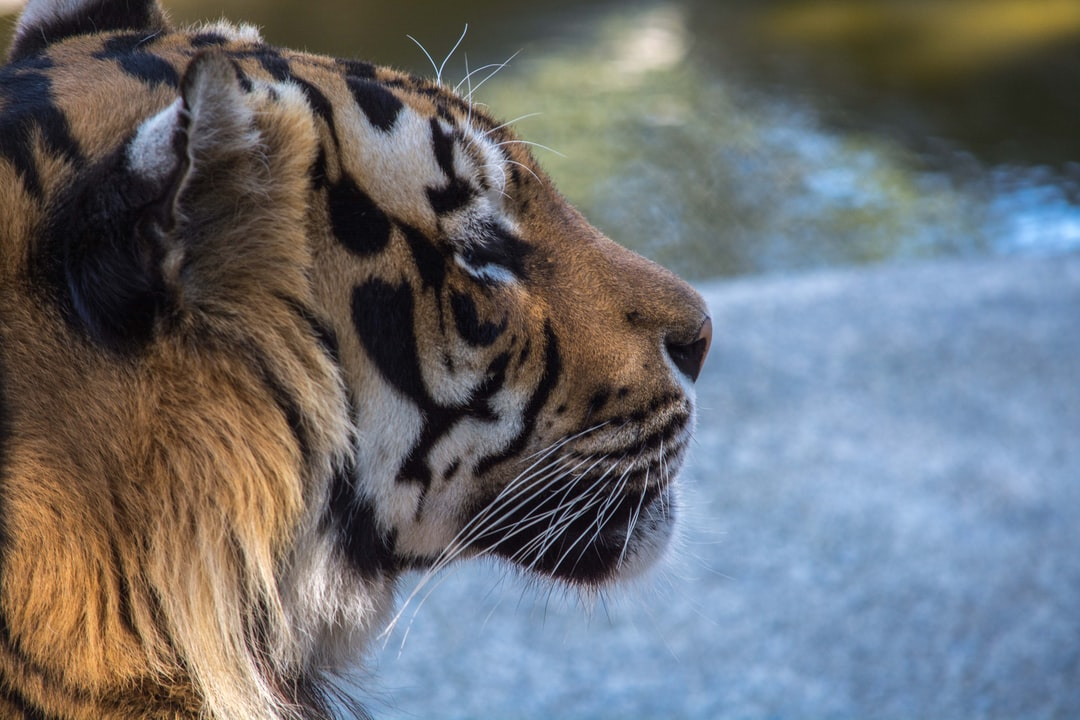
//> input picture images/ImagemOriginal.jpg, 1080 x 720 px
$ ./questao28   (built with g++ and OpenCV 4)
//> lines starting //> are read from the running program, lines starting //| are printed output that depends on the picture
#include <iostream>
#include <opencv2/highgui.hpp>
#include <opencv2/imgproc.hpp>
#include <opencv2/highgui/highgui_c.h>
#include <stdio.h>

using namespace std;
using namespace cv;

int main()
{
	Mat color = imread("C:/Users/User/Desktop/GIT/LapiscoComputerVisionRepo/images/ImagemOriginal.jpg");
//> color is the input picture: 720 rows x 1080 cols, CV_8UC3; mean B, G, R 113.4, 109.7, 107.7
	Mat gray;
	Mat imagem;

	cvtColor(color, gray, COLOR_RGB2GRAY);
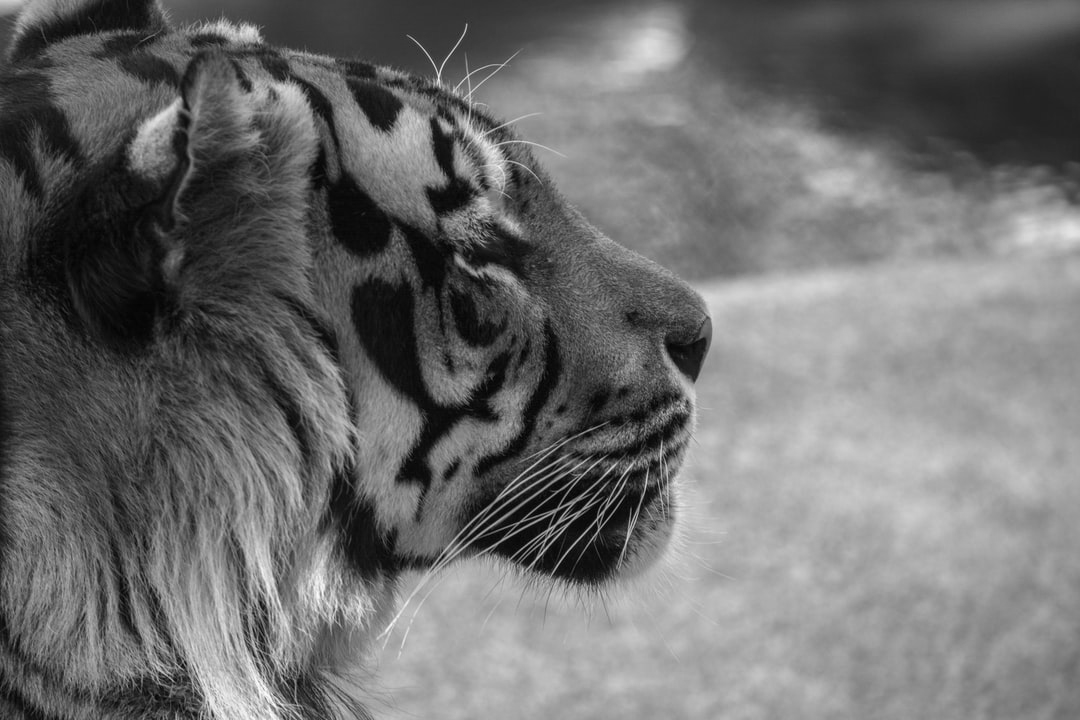
//> gray: 720 rows x 1080 cols, CV_8UC1; min 0, max 252, mean 110.6

	//adaptiveThreshold ( imagem , imagem , 255 , ADAPTIVE_THRESH_GAUSSIAN_C , CV_THRESH_BINARY , 15 , - 5 );

	adaptiveThreshold(gray, imagem, 255, ADAPTIVE_THRESH_GAUSSIAN_C, CV_THRESH_BINARY_INV, 7, -5);
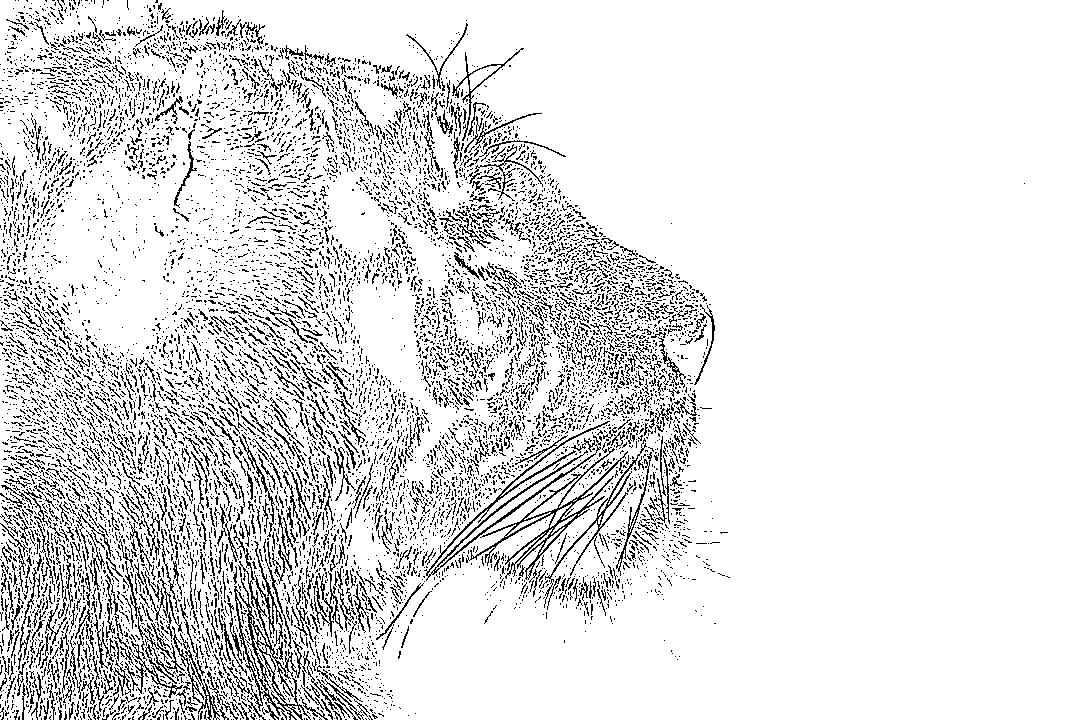
//> imagem: 720 rows x 1080 cols, CV_8UC1; 88.3% white; black in thin lines or dots
	/* imagem de entrada
	   imagem de saída
	   valor diferente de zero atribuída aos pixels para que a condição é satisfeita
	   algoritmo de limiar adaptativo de usar
	   tipo: observação bem interessante
	   tamanho para vizinhança para o calculo do pixel
	   constante subtraida da media e da media ponderada */

	imshow("IMAGEM COM LIMIARIZAÇÃO AUTOMATICA", imagem);

	waitKey(0);

	return 0;
}
